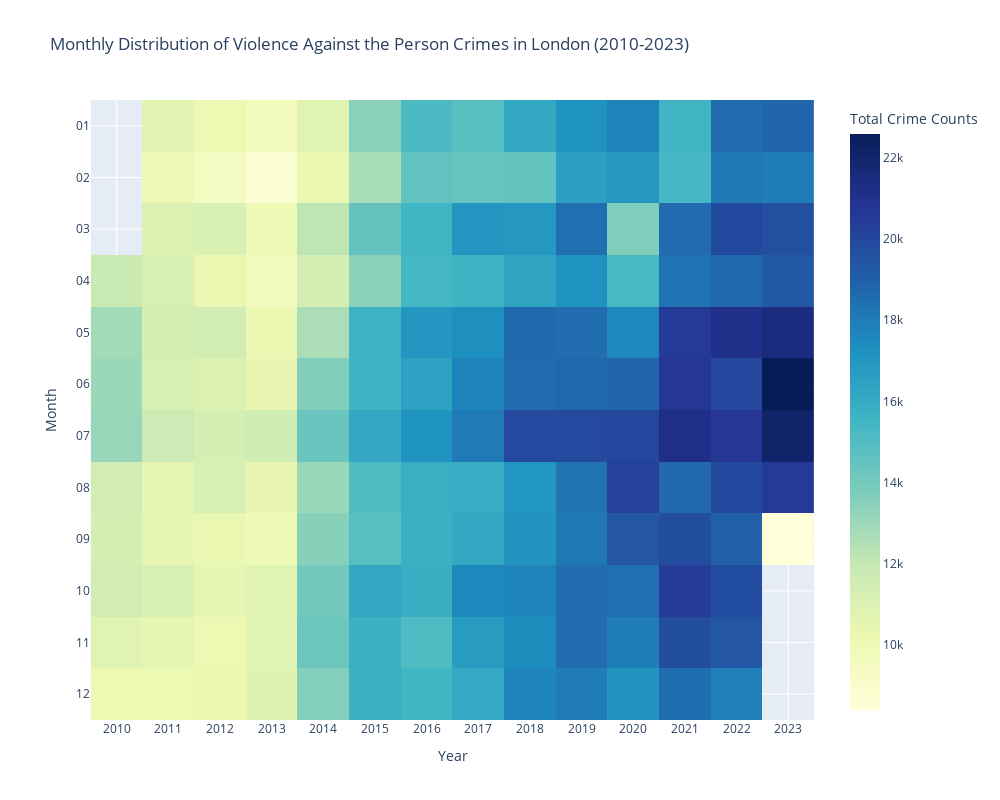

The notebook cell this image was saved under:
### Code cell
def interactive_monthly_heat_map(monthly_pivot, crimes):
    fig = px.imshow(monthly_pivot,
                    labels=dict(x="Year", y="Month", color="Total Crime Counts"),
                    x=monthly_pivot.columns,
                    y=monthly_pivot.index,
                    title=f'Monthly Distribution of {", ".join(str(crime) for crime in crimes)} Crimes in London (2010-2023)',
                    color_continuous_scale='YlGnBu')  # Yellow to Green to Blue color scale

    fig.update_xaxes(side="bottom")
    fig.update_layout(
        xaxis_nticks=36,
        width=1000,  # Set the width of the figure
        height=800   # Set the height of the figure
    )
    fig.show()

# Example usage
interactive_monthly_heat_map(monthly_pivot=monthly_pivot, crimes = crimes)

### Figure 1 — Plotly figure (JSON) as saved in the notebook; plotly's stock layout.template omitted (floating-point values rounded to 4 significant figures; data arrays with more than 128 entries replaced by an {"elided": "..."} marker saying what was removed)
{"data": [{"coloraxis": "coloraxis", "hovertemplate": "Year: %{x}<br>Month: %{y}<br>Total Crime Counts: %{z}<extra></extra>", "name": "0", "type": "heatmap", "x": ["2010", "2011", "2012", "2013", "2014", "2015", "2016", "2017", "2018", "2019", "2020", "2021", "2022", "2023"], "xaxis": "x", "y": ["01", "02", "03", "04", "05", "06", "07", "08", "09", "10", "11", "12"], "yaxis": "y", "z": {"elided": "12x14 int values"}}], "layout": {"coloraxis": {"colorbar": {"title": {"text": "Total Crime Counts"}}, "colorscale": [[0, "rgb(255,255,217)"], [0.125, "rgb(237,248,177)"], [0.25, "rgb(199,233,180)"], [0.375, "rgb(127,205,187)"], [0.5, "rgb(65,182,196)"], [0.625, "rgb(29,145,192)"], [0.75, "rgb(34,94,168)"], [0.875, "rgb(37,52,148)"], [1, "rgb(8,29,88)"]]}, "height": 800, "title": {"text": "Monthly Distribution of Violence Against the Person Crimes in London (2010-2023)"}, "width": 1000, "xaxis": {"anchor": "y", "constrain": "domain", "domain": [0, 1], "nticks": 36, "scaleanchor": "y", "side": "bottom", "title": {"text": "Year"}}, "yaxis": {"anchor": "x", "autorange": "reversed", "constrain": "domain", "domain": [0, 1], "title": {"text": "Month"}}}}
